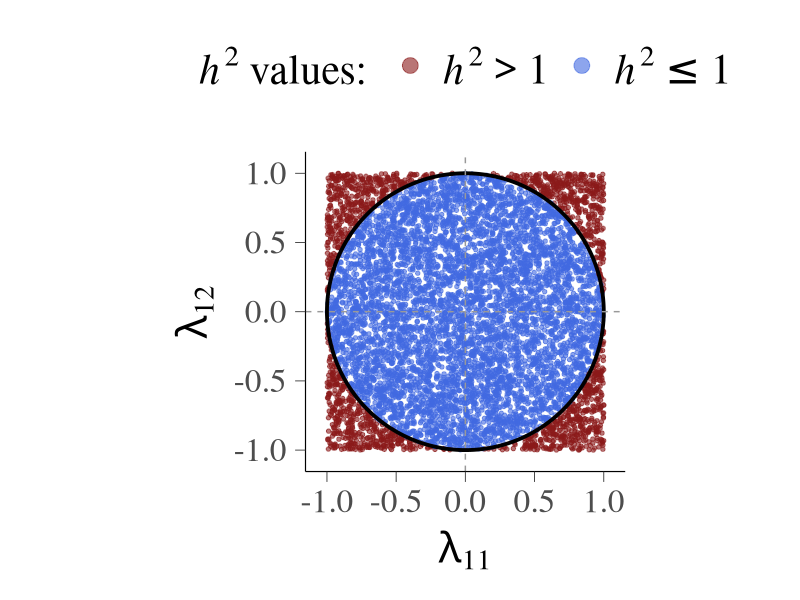
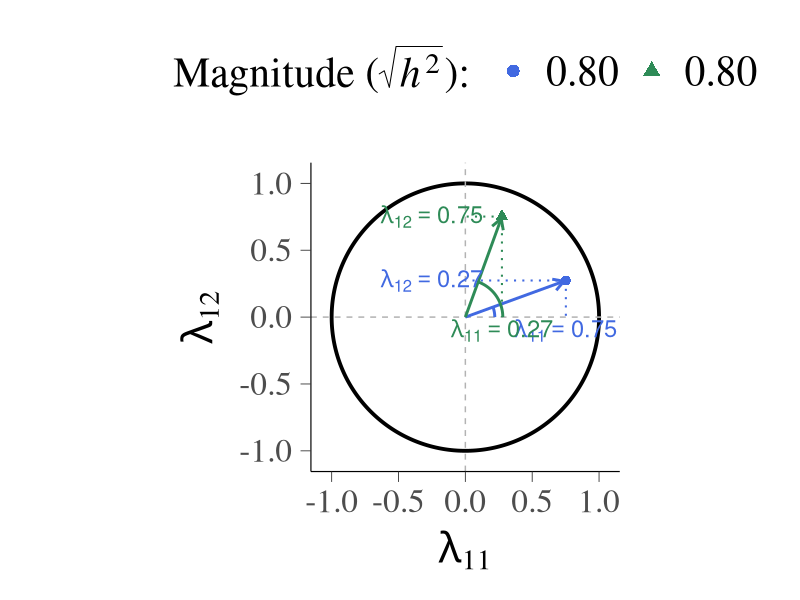
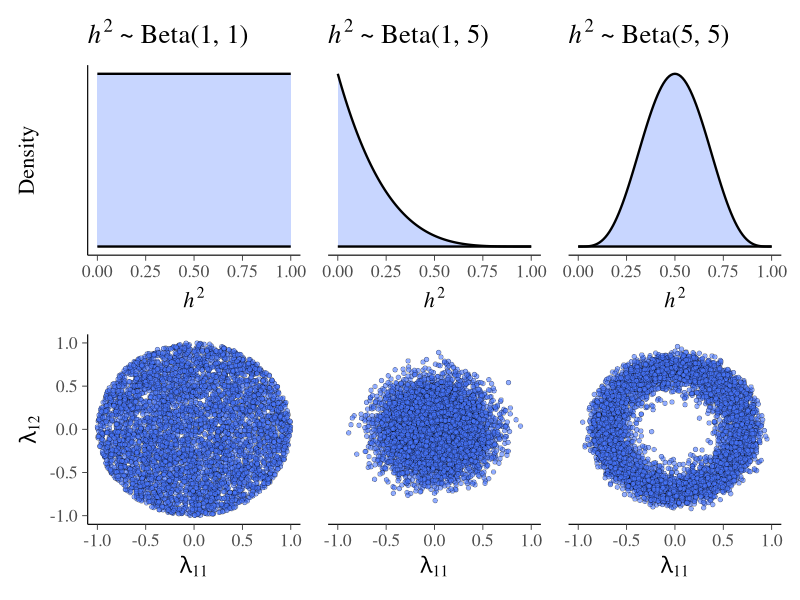
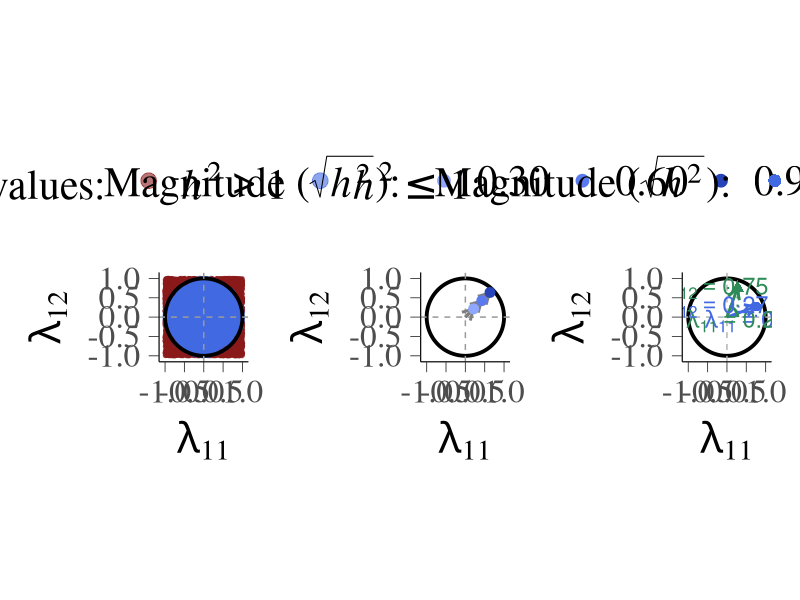

Reproduce these figures in R, in order.
# ╔════════════════════════════════════════════════════════════════════════════╗
# ║                             SCRIPT OVERVIEW                                ║
# ╠════════════════════════════════════════════════════════════════════════════╣
# ║ Script Name   : UV_prior.R                                                 ║
# ║ Author        : Ricardo Rey-Sáez                                           ║
# ║ Role          : PhD Student in Psychology                                  ║
# ║ Institution   : Autonomous University of Madrid, Spain                     ║
# ║ Email         : ricardoreysaez95@gmail.es                                  ║
# ║ Date          : 28-06-2025                                                 ║
# ╚════════════════════════════════════════════════════════════════════════════╝

# ─────────────────────────────────────────────────────────────────────────────
# SECTION 1: Description
# ─────────────────────────────────────────────────────────────────────────────
# This script allow to do prior predictive check using unit-vectors for
# factor loadings. The main figure in the paper has been generated with
# this script.
# ─────────────────────────────────────────────────────────────────────────────

# ─────────────────────────────────────────────────────────────────────────────
# SECTION 2: Load Packages
# ─────────────────────────────────────────────────────────────────────────────

library(ggplot2)
library(bayesplot)
library(ggforce)
library(patchwork)

# ─────────────────────────────────────────────────────────────────────────────

# ─────────────────────────────────────────────────────────────────────────────
# SECTION 3: User-Defined Functions
# ─────────────────────────────────────────────────────────────────────────────

# Function to simulate standardized factor loadings based on communalities
sim_lambda_UV <- function(n_rows, beta_pars) {
  # Simulate communalities
  h2 <- rbeta(n_rows, beta_pars[1], beta_pars[2])
  # Independent gaussian values
  Z <- matrix(rnorm(n_rows * 2), ncol = 2)
  # Compute Standardized factor loadings
  Lambda <- matrix(NA, nrow = n_rows, ncol = 2)
  for(i in 1:n_rows) Lambda[i,] <- Z[i,]/sqrt(sum(Z[i,]^2)) * sqrt(h2[i])
  # Return final values
  return(data.frame(
    Lambda_1 = Lambda[,1],
    Lambda_2 = Lambda[,2]
  ))
}

# ─────────────────────────────────────────────────────────────────────────────

# ─────────────────────────────────────────────────────────────────────────────
# SECTION 4: Prior Predictive distribution: communalities and factor loadings
# ─────────────────────────────────────────────────────────────────────────────

# beta distribution parameters for communalities
beta_pars_list <- list(
  c1 = c(1, 1),
  c2 = c(1, 5),
  c3 = c(5, 5)
)

# Simulate all datasets
sim_list <- lapply(beta_pars_list, function(pars) {
  sim_lambda_UV(n_rows = 5e3, beta_pars = pars)
})

# Prior distribution: communalities (density plots)
dens_plots <- mapply(function(pars, nm) {
  ggplot(data.frame(x = seq(0,1,length.out = 500)), aes(x = x)) +
    stat_function(
      fun   = dbeta,
      args  = list(shape1 = pars[1], shape2 = pars[2]),
      geom  = "area",
      fill   = "royalblue1",
      alpha  = 0.3,
      colour = "black",
      size    = 0.8
    ) +
    bayesplot::theme_default(base_size = 16) +
    xlim(0, 1) +
    labs(
      title = bquote(italic(h)^2 ~ "~ Beta(" * .(pars[1]) * ", " * .(pars[2]) * ")"),
      x     = expression(italic(h)^2),
      y     = "Density"
    )
}, beta_pars_list, names(beta_pars_list), SIMPLIFY = FALSE)

# Remove redundant Y axis (and ommit the density values)
dens_plots2 <- list(
  dens_plots[[1]] + theme(
    axis.text.y  = element_blank(),
    axis.ticks.y = element_blank()
  ),
  dens_plots[[2]] + theme(
    axis.line.y    = element_blank(),
    axis.title.y   = element_blank(),
    axis.text.y    = element_blank(),
    axis.ticks.y   = element_blank()
  ),
  dens_plots[[3]] + theme(
    axis.line.y    = element_blank(),
    axis.title.y   = element_blank(),
    axis.text.y    = element_blank(),
    axis.ticks.y   = element_blank()
  )
)

# Bivariate prior distribution: two factor loadings from two different factors
# loading in one item/experimental effect (scatter plot)
scatter_plots <- lapply(sim_list, function(df) {
  ggplot(df, aes(x = Lambda_1, y = Lambda_2)) +
    geom_point(
      shape  = 21,
      colour = "black",
      fill   = "royalblue1",
      stroke = 0.2,
      alpha  = 0.6
    ) +
    bayesplot::theme_default(base_size = 16) +
    xlim(-1, 1) + ylim(-1, 1) +
    labs(
      x = expression(lambda[11]),
      y = expression(lambda[12])
    )
})

# Remove redundant Y axis
scatter_plots2 <- list(
  scatter_plots[[1]],
  scatter_plots[[2]] + theme(
    axis.line.y    = element_blank(),
    axis.title.y   = element_blank(),
    axis.text.y    = element_blank(),
    axis.ticks.y   = element_blank()
  ),
  scatter_plots[[3]] + theme(
    axis.line.y    = element_blank(),
    axis.title.y   = element_blank(),
    axis.text.y    = element_blank(),
    axis.ticks.y   = element_blank()
  )
)

# Save combined plot
png(filename = "Figures/UV_prior.png", width = 4000, height = 2700, res = 300)
(dens_plots2[[1]] + dens_plots2[[2]] + dens_plots2[[3]]) /
  (scatter_plots2[[1]] + scatter_plots2[[2]] + scatter_plots2[[3]]) +
  plot_layout(heights = c(1, 1))
dev.off()

# ─────────────────────────────────────────────────────────────────────────────

# ─────────────────────────────────────────────────────────────────────────────
# SECTION 5: Square-to-circle parametric space
# ─────────────────────────────────────────────────────────────────────────────

# Simulate uniform bivariate distribution
set.seed(2025)
indep_lambdas <- data.frame(
  x = runif(n = 8e3, min = -1, max = 1),
  y = runif(n = 8e3, min = -1, max = 1)
)

# Plaussible values assuming that h2 has a maximum value of 1
indep_lambdas$plausible <- rowSums(indep_lambdas^2) <= 1

# Prepare circle data
angle <- seq(0, 2*pi, length.out = 1e4)
circle_df <- data.frame(
  x = cos(angle), 
  y = sin(angle)
)

# Square-to-circle plot
p1 <- ggplot(indep_lambdas, aes(x = x, y = y, color = plausible)) +
  geom_point(alpha = 0.6, size = 1.2) +
  geom_path(data = circle_df, aes(x = x, y = y), color = "black", linewidth = 1.3) +
  scale_color_manual(
    values = c("FALSE" = "firebrick4", "TRUE" = "royalblue"),
    labels = c(
      expression(italic(h^2) > 1),
      expression(italic(h^2) <= 1)
    ),
    name = expression(italic(h^2) * " values: ")
  ) +
  coord_fixed(xlim = c(-1.05, 1.05), ylim = c(-1.05, 1.05)) +
  geom_hline(yintercept = 0, linetype = "dashed", color = "grey60") +
  geom_vline(xintercept = 0, linetype = "dashed", color = "grey60") +
  labs(
    x = expression(italic(lambda[11])),
    y = expression(italic(lambda[12]))
  ) +
  bayesplot::theme_default(base_size = 30) + 
  theme(legend.position = "top", 
        legend.title = element_text(size = 30),
        legend.text  = element_text(size = 30)) + 
  guides(
    color = guide_legend(
      override.aes = list(size = 5)  # cambia el 5 por el tamaño que necesites
    ))
p1

# ─────────────────────────────────────────────────────────────────────────────
# SECTION 6: Same direction, different communality values
# ─────────────────────────────────────────────────────────────────────────────

# Define angles
angulos_deg <- seq(45, 45, length.out = 3)
radios      <- c(0.30, 0.60, 0.90)

mag_df <- data.frame(
  r     = radios,
  x     = radios * cos(pi * angulos_deg / 180),
  y     = radios * sin(pi * angulos_deg / 180),
  nivel = factor(sprintf("%.2f", radios), levels = sprintf("%.2f", radios))
)

ratio_arrow <- 0.97
arrow_df <- transform(mag_df,
                      xend = x * ratio_arrow,
                      yend = y * ratio_arrow)

circle_df <- data.frame(
  x = cos(seq(0, 2*pi, length.out = 4000)),
  y = sin(seq(0, 2*pi, length.out = 4000))
)


palette_rb <- c("0.30" = "#8FA8FF",
                "0.60" = "#5A7BEF",
                "0.90" = "#2643B7")
shapes_rb  <- c("0.30" = 16,
                "0.60" = 17,
                "0.90" = 15)
legend_title  <- expression("Magnitude (" * sqrt(italic(h^2)) * "): ")

p2 <- ggplot() +
  geom_path(data = circle_df, aes(x, y), linewidth = 1.3) +
  geom_hline(yintercept = 0, linetype = "dashed", colour = "grey60") +
  geom_vline(xintercept = 0, linetype = "dashed", colour = "grey60") +
  
  # Flechas (sin aparecer en la leyenda)
  geom_segment(data = arrow_df,
               aes(x = 0, y = 0, xend = xend, yend = yend,
                   colour = "grey70"),
               arrow = arrow(length = unit(0.30, "cm")),
               linewidth = 1,
               show.legend = FALSE) +          # ← importante
  
  # Puntos (sí aparecen en la leyenda)
  geom_point(data = mag_df,
             aes(x, y, colour = nivel),
             size = 3) +
  
  scale_colour_manual(values = palette_rb,
                      name   = legend_title,
                      labels = levels(mag_df$nivel)) +
  scale_shape_manual(values = shapes_rb,
                     name   = legend_title,
                     labels = levels(mag_df$nivel)) +
  
  guides(
    colour = guide_legend(override.aes = list(size = 4)),
    shape  = guide_legend(override.aes = list(size = 4))
  ) +
  
  coord_fixed(xlim = c(-1.05, 1.05), ylim = c(-1.05, 1.05)) +
  labs(
    x = expression(italic(lambda[11])),
    y = expression(italic(lambda[12]))
  ) +
  bayesplot::theme_default(base_size = 30) +
  theme(
    legend.position = "top",
    legend.title    = element_text(size = 30),
    legend.text     = element_text(size = 30)
  )

# ─────────────────────────────────────────────────────────────────────────────

# ─────────────────────────────────────────────────────────────────────────────
# SECTION 7: Different direction, same communality values
# ─────────────────────────────────────────────────────────────────────────────

r_val   <- 0.80
ang_deg <- c(20, 70)
ang_rad <- ang_deg * pi/180

dir_df <- data.frame(
  x      = r_val * cos(ang_rad),
  y      = r_val * sin(ang_rad),
  mag_id = c("m1", "m2")
)

dir_df$magn_val <- sprintf("%.2f", r_val)
ratio_arrow <- 0.98
arrow_df <- transform(dir_df,
                      xend = x * ratio_arrow,
                      yend = y * ratio_arrow)

circle_df <- data.frame(
  x = cos(seq(0, 2*pi, len = 4000)),
  y = sin(seq(0, 2*pi, len = 4000))
)

dir_df$angle_gg <- pi/2 - ang_rad
arc_df <- data.frame(
  start  = pi/2,
  end    = dir_df$angle_gg,
  r      = c(0.22, 0.28),
  mag_id = dir_df$mag_id
)

proj_df <- do.call(rbind, lapply(seq_len(nrow(dir_df)), function(i){
  xi <- dir_df$x[i]; yi <- dir_df$y[i]; mi <- dir_df$mag_id[i]
  data.frame(
    x = c(xi, xi), y = c(yi, yi),
    xend = c(xi, 0), yend = c(0, yi),
    mag_id = mi
  )
}))

off  <- 0.10
dx   <- 0.15

lab_df <- rbind(
  data.frame(
    x = dir_df$x,
    y = -off,
    label = sprintf("lambda[11]==%.2f", dir_df$x),
    mag_id = dir_df$mag_id,
    hjust = 0.5, vjust = 1.2
  ),
  data.frame(
    x = -off - dx,
    y = dir_df$y,
    label = sprintf("lambda[12]==%.2f", dir_df$y),
    mag_id = dir_df$mag_id,
    hjust = 1,  vjust = 0.5
  )
)

pal_colour <- c("m1" = "royalblue", "m2" = "seagreen")
pal_shape  <- c("m1" = 16,          "m2" = 17)
legend_labels <- c("m1" = "0.80", "m2" = "0.80")
legend_title  <- expression("Magnitude (" * sqrt(italic(h^2)) * "): ")

p3 <- ggplot() +
  geom_path(data = circle_df, aes(x, y), linewidth = 1.3) +
  geom_hline(yintercept = 0, linetype = "dashed", colour = "grey70") +
  geom_vline(xintercept = 0, linetype = "dashed", colour = "grey70") +
  geom_segment(data = arrow_df,
               aes(x = 0, y = 0, xend = xend, yend = yend,
                   colour = mag_id),
               arrow = arrow(length = unit(0.30, "cm")),
               linewidth = 1,
               show.legend = FALSE) +
  geom_point(data = dir_df,
             aes(x, y, colour = mag_id, shape = mag_id),
             size = 3) +
  geom_segment(data = proj_df,
               aes(x, y, xend = xend, yend = yend, colour = mag_id),
               linetype = "dotted", linewidth = 0.7,
               show.legend = FALSE) +
  geom_arc(data = arc_df,
           aes(x0 = 0, y0 = 0, r = r, start = start, end = end,
               colour = mag_id),
           linewidth = 1,
           show.legend = FALSE) +
  geom_text(data = lab_df,
            aes(x, y, label = label, colour = mag_id),
            parse = TRUE, size = 6, show.legend = FALSE) +
  scale_colour_manual(values = pal_colour,
                      breaks = names(legend_labels),
                      labels = legend_labels,
                      name   = legend_title) +
  scale_shape_manual(values = pal_shape,
                     breaks = names(legend_labels),
                     labels = legend_labels,
                     name   = legend_title) +
  guides(colour = guide_legend(override.aes = list(size = 4)),
         shape  = guide_legend(override.aes = list(size = 4))) +
  coord_fixed(xlim = c(-1.05, 1.05), ylim = c(-1.05, 1.05)) +
  labs(
    x = expression(italic(lambda[11])),
    y = expression(italic(lambda[12]))
  ) +
  bayesplot::theme_default(base_size = 30) +
  theme(
    legend.position = "top",
    legend.title    = element_text(size = 30),
    legend.text     = element_text(size = 30)
  )

p3

# ─────────────────────────────────────────────────────────────────────────────

# ─────────────────────────────────────────────────────────────────────────────
# SECTION 8: Final joint plot 
# ─────────────────────────────────────────────────────────────────────────────

# Set combined plot
combined_plot <- p1 + p2 + p3 + plot_layout(ncol = 3)
png(filename = "Figures/appendix_plot.png", width = 7000, height = 3000, res = 300)
print(combined_plot)
dev.off()

# ─────────────────────────────────────────────────────────────────────────────
